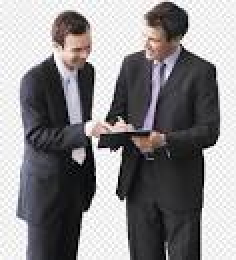
#> input picture Face_Detector1.api/picture.jpg, 118 x 130 px, given in place of the camera (shown 2 times larger)
$ python 'Face_Detector .py'
#> lines starting #> are read from the running program, lines starting #| are printed output that depends on the picture; after the words box and inside, x2 and y2 are one past the last pixel; in counts of white or black regions, pixels touching at a corner belong together
import cv2 as cv
from random import randrange
import numpy as np

# Add some trained face data
trained_face_data= cv.CascadeClassifier('haarcascade_frontalface_default.xml')

# capture webcam
webcam =cv.VideoCapture(0)

# Run all the frames in the webcam
while True:
    successful_frame_read, frame= webcam.read()
#> frame is the input picture: shape (130, 118, 3); mean B, G, R 137.7, 135.8, 138

    grayscaled_frame = cv.cvtColor(frame,cv.COLOR_BGR2GRAY)
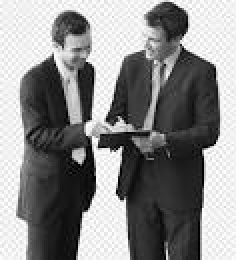
#> grayscaled_frame: shape (130, 118) (shown 2 times larger); min 0, max 255, mean 136.6

    #Gaussian Blur
    blur = cv.GaussianBlur(grayscaled_frame,(5,5),0)
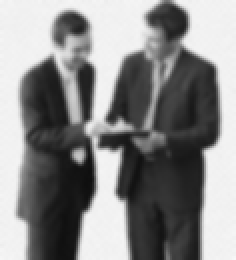
#> blur: shape (130, 118) (shown 2 times larger); min 14, max 248, mean 136.6

    # Dilation
    Dilated = cv.dilate(blur, np.ones((3,3)))
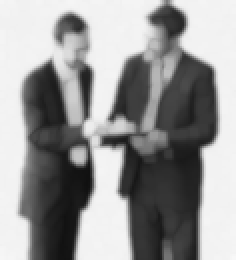
#> Dilated: shape (130, 118) (shown 2 times larger); min 16, max 248, mean 150.2

    # Check face coordinates, detectMultiScale means it can detect faces of all sizes with increased sensitivity.
    face_coord = trained_face_data.detectMultiScale(Dilated,1.0485258,6)
#> face_coord = ()

    # Draw rectangles around face in every frame.
    for (x,y,w,h) in face_coord:
        cv.rectangle(frame,(x,y), (x+w,y+h),(randrange(256),randrange(256),randrange(256)), 5)
#> this loop made 0 passes

    #display the current frame
    cv.imshow('Crazy coder', frame)

    key = cv.waitKey(1)
#> (key Esc is pressed here)
    if (key==81 or key==113):
        break
webcam.release()


"""
# Make it wait after every frame
cv.waitKey(1)


# Add image
img=cv.imread('png-transparent-robert-downey-jr-robert-downey-jr-iron-man-hollywood-actor-robert-downey-jr-pic-celebrities-hair-formal-wear-thumbnail.png')

# Must convert to Grayscale
grayscaled_img= cv.cvtColor(img, cv.COLOR_BGR2GRAY)

# Check face coordinates, detectMultiScale means it can detect faces of all sizes.
face_coord = trained_face_data.detectMultiScale(grayscaled_img)

print(face_coord)

for (x,y,w,h) in face_coord:
    cv.rectangle(img,(x,y), (x+w,y+h),(randrange(256),randrange(256),randrange(256)), 5)

#Display Image
cv.imshow('Crazy Coder', img)
cv.waitKey()
print("Code Completed")

About Harcascade:
Haar-Cascade is a speed-based Machine Learning Face-Detection algorithm in which we feed the system with lots of positive and negative data(faces
and non-faces) and then use some Haar features to detect a face in a grayscale image using some brightness based parameters and applying them in
different levels to achieve proper detection. Haar-Cascade algorithm technically only works on grayscale images.

Gaussian blur:
Gaussian blur is one of the techniques of image processing.
It is widely used in graphics designing too for reducing the noise and smoothing the image so that for further preprocessing,
it will generate better output.
Along with reducing the noise in the image Gaussian blur technique also reduces the image’s details.

Dilation:
Dilation is one of the morphological techniques where we try to fill the pixels with the element, also known as kernels (structured pieces),
to fill the missing parts of the images whenever needed.

For more details on Haar , go to https://docs.opencv.org/3.4/db/d28/tutorial_cascade_classifier.html

Face detection is a widely-used and very useful tool used by self-driving cars and cameras all over the world
"""

$ run again, on Face_Detector1.api/png-transparent-robert-downey-jr-robert-downey-jr-iron-man-hollywood-actor-robert-downey-jr-pic-celebrities-hair-formal-wear-thumbnail.png
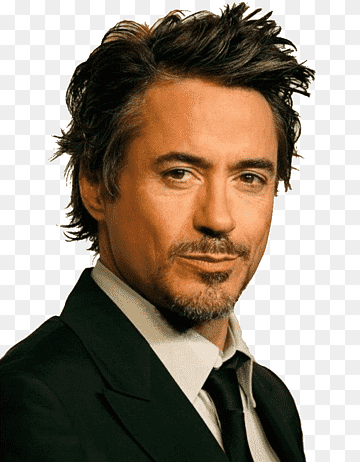
#> input picture Face_Detector1.api/png-transparent-robert-downey-jr-robert-downey-jr-iron-man-hollywood-actor-robert-downey-jr-pic-celebrities-hair-formal-wear-thumbnail.png, 360 x 462 px, given in place of the camera
#> frame is the input picture: shape (462, 360, 3); mean B, G, R 123.4, 138.2, 151.2
#> `Dilated = cv.dilate(blur, np.ones((3,3)))`:
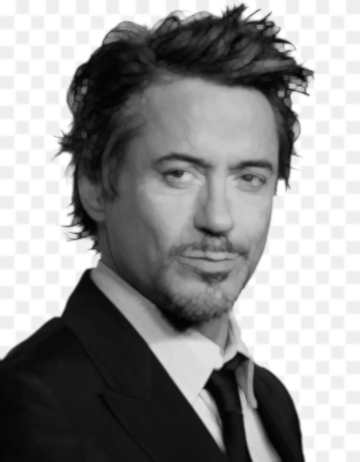
#> Dilated: shape (462, 360); min 4, max 255, mean 147
#> face_coord = [[122, 98, 191, 191]]
#> the loop `for (x,y,w,h) in face_coord:` made 1 pass
#> after the loop `for (x,y,w,h) in face_coord:`:
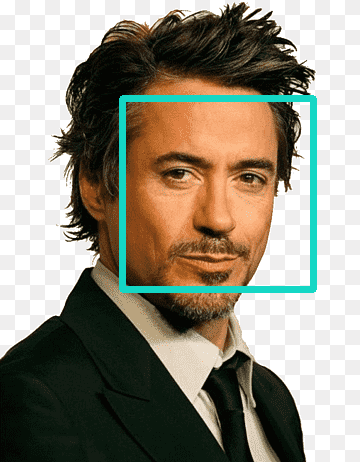
#> frame: shape (462, 360, 3); 3.2% of pixels changed, all inside (x1, y1, x2, y2) = (119, 95, 317, 293)
